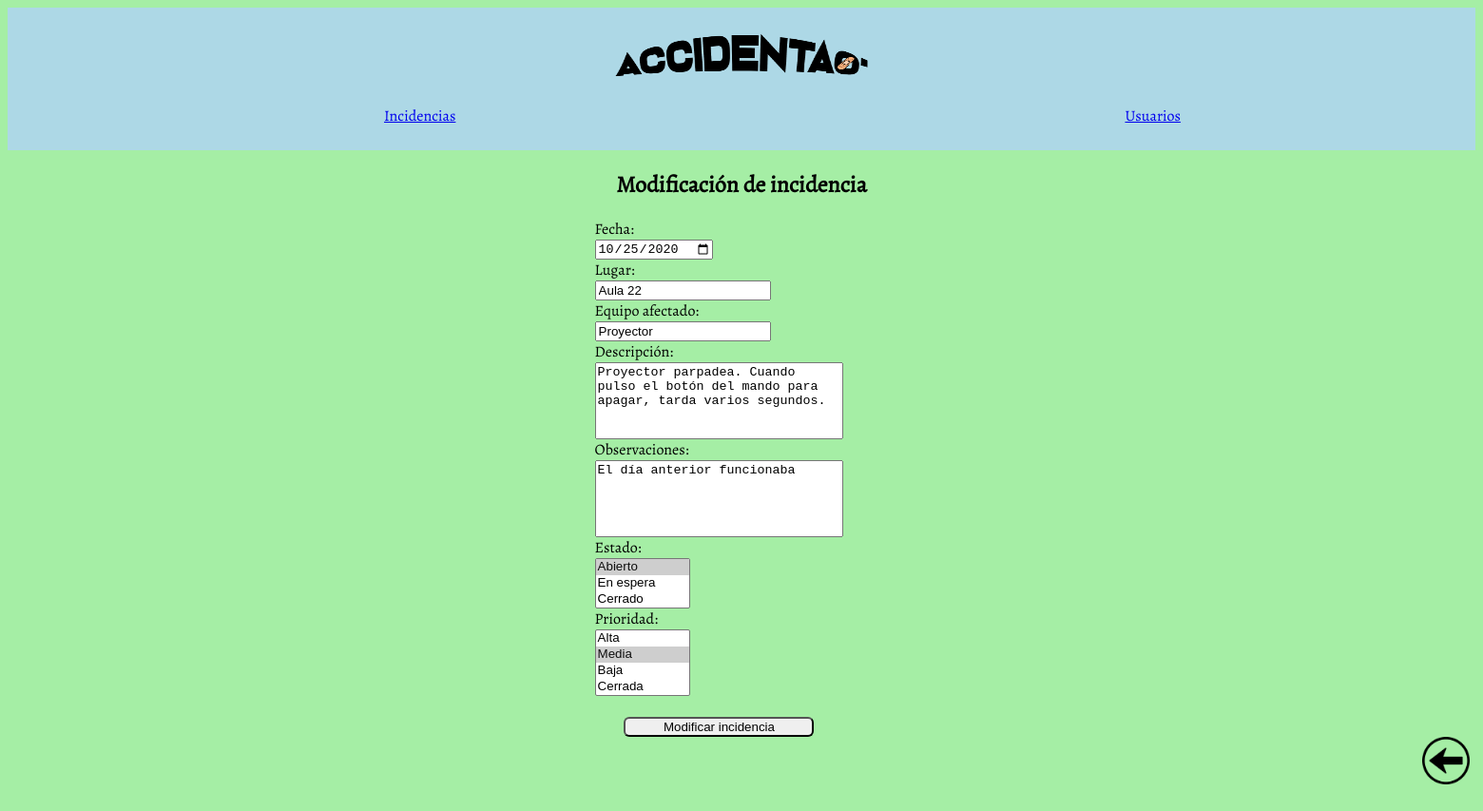
Screenshot of /index.php?action=formModificarIncidencia&id_incidencia=1&id_user=1 (signed in) with the database file from the repository.
### tables this page shows
CREATE TABLE `incidencias` (
  `id_incidencia` int(11) NOT NULL,
  `fecha` date NOT NULL,
  `lugar` varchar(200) NOT NULL,
  `equipo_afectado` varchar(200) NOT NULL,
  `descripcion` varchar(500) NOT NULL,
  `id_user` int(11) NOT NULL,
  `observaciones` varchar(500) NOT NULL,
  `estado` enum('abierto','en espera','cerrado') DEFAULT NULL,
  `prioridad` enum('alta','media','baja','cerrada') NOT NULL DEFAULT 'media'
);

### vista.php (called while the page is built)
<?php
	class Vista {
		public function mostrar($nombreVista, $data = null) {
			include_once("vistas/header.php");
			include_once("vistas/$nombreVista.php");
			include_once("vistas/footer.php");
        }
	}

### index.php (called while the page is built, shortened)
<?php
    $controller = new Controller();
    if (isset($_REQUEST["action"])) {
		  $action = $_REQUEST["action"];
	  } else {
		  $action = "formLogin";
    }
	$controller->$action();

### models/incidencia.php (called while the page is built, shortened)
<?php
    class Incidencia {
        private $db;
        public function __construct() {
            $this->db = new mysqli('localhost','root','','accidentao');
        }
        public function get($id) {
            if ($result = $this->db->query("SELECT * FROM incidencias WHERE id_incidencia = '$id'")) {
                $result = $result->fetch_object();
            } else {
                $result = null;
            }
            return $result;
        }
    }

### vistas/incidencias/formularioModificarIncidencia.php (the view)
<?php
        $incidencia = $data['incidencia'];
        echo '<h2 class="text-center">Modificación de incidencia</h2>';
        echo '<form action="index.php" method="post" class="formUpdate">
                <input type="hidden" name="id_incidencia" value="'.$incidencia->id_incidencia.'">
                <input type="hidden" name="action" value="modificarIncidencia">
                Fecha: <br><input type="date" name="fecha" value="'.$incidencia->fecha.'"><br>
                Lugar: <br><input type="text" name="lugar" value="'.$incidencia->lugar.'"><br>
                Equipo afectado: <br><input type="text" name="equipo_afectado" value="'.$incidencia->equipo_afectado.'"><br>
                Descripción: <br><textarea name="descripcion" style="resize:none;" rows="5" cols="30" maxlength="500">'.$incidencia->descripcion.'</textarea><br>
                Observaciones: <br><textarea name="observaciones" style="resize:none;" rows="5" cols="30" maxlength="500">'.$incidencia->observaciones.'</textarea><br>
                Estado: <br><select name="estado" size="3" style="width:100px">';
                if ($incidencia->estado == 'abierto') {echo '<option value="abierto" selected>Abierto</option>';}
                else {echo '<option value="abierto">Abierto</option>';}
                if ($incidencia->estado == 'en espera') {echo '<option value="en espera" selected>En espera</option>';}
                else {echo '<option value="en espera">En espera</option>';}
                if ($incidencia->estado == 'cerrado') {echo '<option value="cerrado" selected>Cerrado</option>';}
                else {echo '<option value="cerrado">Cerrado</option>';}
                echo '</select><br>';
                if ($_SESSION['rol_user'] == 1) {
                        echo 'Prioridad: <br><select name="prioridad" size="4" style="width:100px">';
                        if ($incidencia->prioridad == 'alta') {echo '<option value="alta" selected>Alta</option>';}
                        else {echo '<option value="alta">Alta</option>';}
                        if ($incidencia->prioridad == 'media') {echo '<option value="media" selected>Media</option>';}
                        else {echo '<option value="media">Media</option>';}
                        if ($incidencia->prioridad == 'baja') {echo '<option value="baja" selected>Baja</option>';}
                        else {echo '<option value="baja">Baja</option>';}
                        if ($incidencia->prioridad == 'cerrada') {echo '<option value="cerrada" selected>Cerrada</option>';}
                        else {echo '<option value="cerrada">Cerrada</option>';}
                        echo '</select>';
                }
                echo '<br><br>';
                echo '<input type="submit" value="Modificar incidencia">
               </form>';

### styles/styles.css (style rules this page uses)
body { background-color: rgb(165, 238, 165); font-family: "Alegreya"; }
h2.text-center { width: 100%; text-align: center; }
.formUpdate { position: relative; left: 40%; }
.formUpdate input[type="submit"] { position: relative; left: 2%; border-radius: 6px; width: 200px; }

### rows the page displays
incidencias: fecha "10/25/2020", lugar "Aula 22", equipo_afectado "Proyector", descripcion "Proyector parpadea. Cuando pulso el botón del mando para apagar, tarda varios segundos.", observaciones "El día anterior funcionaba", estado "Abierto ☑ / En espera / Cerrado", prioridad "Alta / Media ☑ / Baja / Cerrada"
